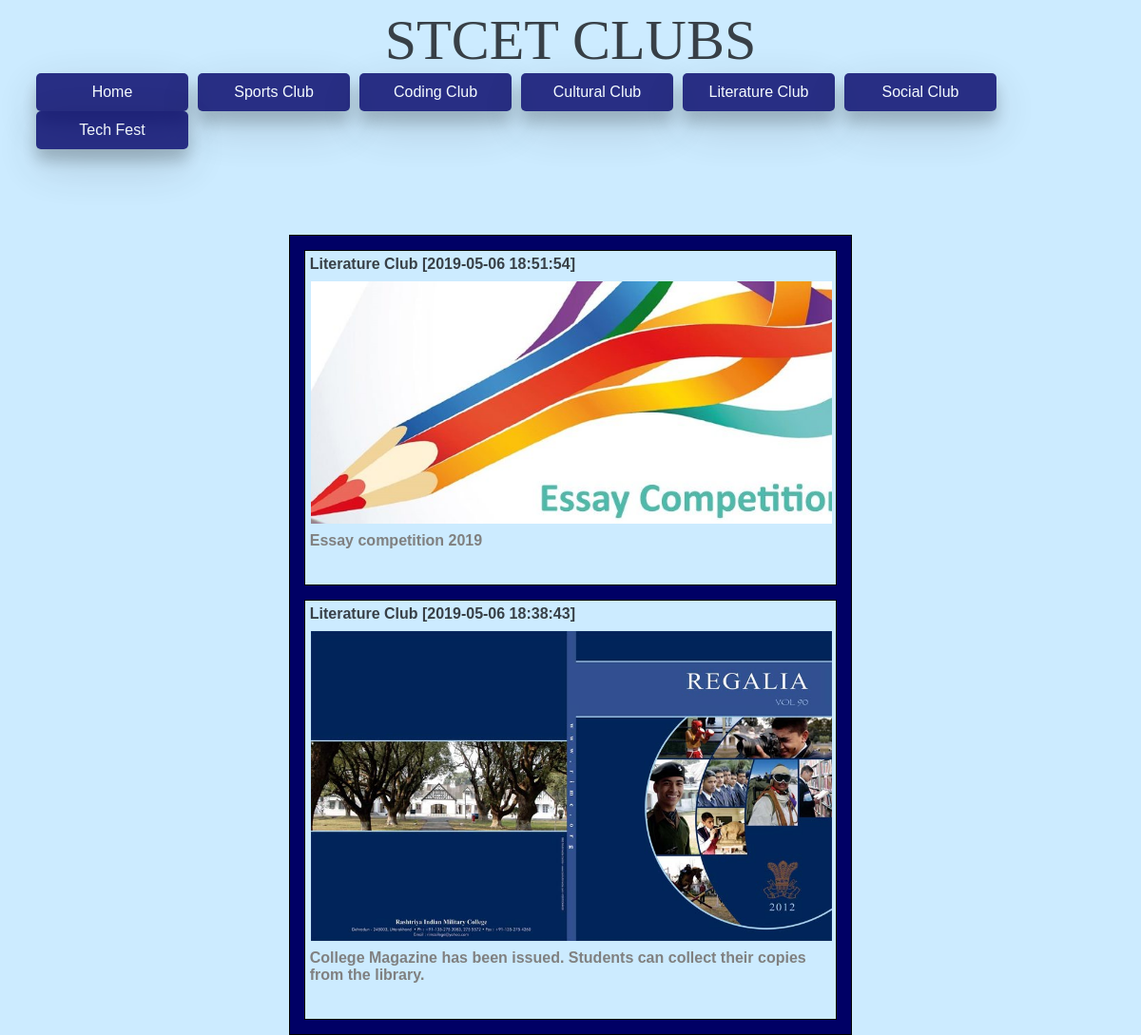
Page /literature/literaturehome.php on the committed database.
### tables this page shows
CREATE TABLE `files` (
  `file_id` int(11) NOT NULL,
  `name` varchar(255) DEFAULT NULL,
  `description` varchar(500) NOT NULL,
  `img_dir` varchar(255) DEFAULT NULL,
  `club_id` int(11) NOT NULL,
  `time` timestamp NULL DEFAULT CURRENT_TIMESTAMP ON UPDATE CURRENT_TIMESTAMP
);

### literature/literaturehome.php (the view, shortened to what this page needs)
<?php require '../connection.php'; ?>
<!DOCTYPE html>
<html>
<head>
    <link rel="stylesheet" href="../style.css">
</head>
<body>
    <center>
    <header >STCET CLUBS</header>
    </center>
            <div id="menu-bar">
                <ul>
                    <li><a href="../home.php" id="home-button">Home</a>
                        </li>
                    <li><a>Sports Club</a>
                    </li>
                    <li><a>Coding Club</a>
                    </li>
                    <li><a>Cultural Club</a>
                    </li>
                    <li><a>Literature Club</a>
                    </li>
                    <li><a>Social Club</a>
                    </li>
                    <li><a>Tech Fest</a>
                    </li>
                </ul>
            </div>
<div id="content">
      <?php
       $sql="SELECT * FROM files WHERE club_id=4 ORDER BY time DESC";
       $result=mysqli_query($connection,$sql);
       function club($college_club)
       {
         if($college_club==1)
         {
          return "Sports Club";
         }
         elseif ($college_club==2)
         {
           return "Coding Club";
         }
         elseif ($college_club==3)
         {
           return "Cultural Club";
         }
         elseif ($college_club==4)
         {
           return "Literature Club";
         }
         elseif ($college_club==5)
         {
           return "Social Club";
         }
         else
         {
          return "Tech Fest";
         }
       }
       while ($row=mysqli_fetch_array($result))
       {
        if (is_null($row['img_dir']))
        {
           echo "<div id='img_div' >";
           echo "<p style=font-weight: bold;>".club($row['club_id'])." [".$row['time']."]"."</p>";
           echo "<p style=font-weight: bold;>".$row['name']."</p>";
           echo "<p id='description'>".$row['description']."</p>";
           echo "</div>";
        }
        else
        {
           echo "<div id='img_div' >";
           echo "<p style=font-weight: bold;>".club($row['club_id'])." [".$row['time']."]"."</p>";
           echo "<img src='../".$row['img_dir']."'>";
           echo "<p id='description'>".$row['description']."</p>";
           echo "</div>";
         }
       }
      ?>
  </div>
</body>
</html>

### style.css (style rules this page uses)
* { box-sizing: border-box; }
body { font-family: 'Nonito',sans-serif; color: #384047; background-color: #ccebff; }
header { font-size: 60px; font-family: "Times New Roman", Times, serif; }
#menu-bar ul { margin: 0px; padding: 0px; list-style: none; line-height: 60px; }
#menu-bar ul li { position: relative; left: 30px; float:left; width: 160px; height: 40px; background-color: #000066; opacity: .8; line-height: 40px; text-align: center; font-size: 16px; margin-right: 10px; box-shadow: 0 12px 16px 0 rgba(0,0,0,0.24), 0 17px 50px 0 rgba(0,0,0,0.19); cursor: pointer; -webkit-transition-duration: 0.4s; transition-duration: 0.4s; border-radius: 5px; }
#menu-bar ul li a { display: block; text-decoration: none; color: white; }
#content { position: relative; top: 150px; width:50%; margin: 20px auto; border:1px solid black; background-color: #000065; }
#img_div { width: 95%; padding: 5px; margin: 15px auto; border: 1px solid black; background-color: #ccebff; }
#img_div:after { content:""; display:block; clear: both; }
#img_div p { font-weight: bold; position: relative; bottom: 16px; }
img { position: relative; bottom: 24px; float: left; margin:1px; width:100%; height:100%; }
#description { position: relative; bottom: 20px; font-size: 16px; color: gray; font-style: normal; }

### rows in the picture
files: club "Literature Club", time "2019-05-06 18:51:54", img_dir (picture), description "Essay competition 2019"
files: club "Literature Club", time "2019-05-06 18:38:43", img_dir (picture), description "College Magazine has been issued. Students can collect their copies from the library."
